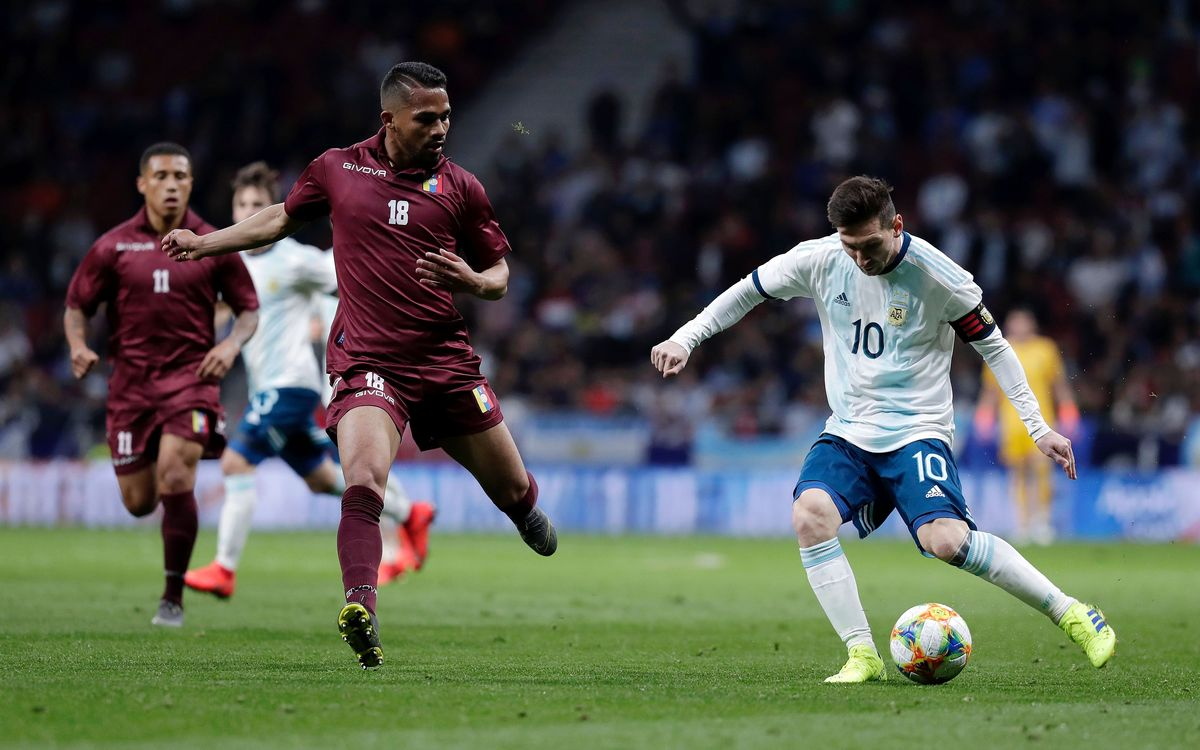
#> input picture 4.Image Oprations with opencv/Messi-jugada.jpg, 1200 x 750 px
$ python face-4.py
#> lines starting #> are read from the running program, lines starting #| are printed output that depends on the picture; after the words box and inside, x2 and y2 are one past the last pixel; in counts of white or black regions, pixels touching at a corner belong together
import cv2
import numpy as np

img = cv2.imread('Messi-jugada.jpg', cv2.IMREAD_COLOR)
#> img is the input picture: shape (750, 1200, 3); mean B, G, R 73, 82.4, 77.5
img[450,450] = [255,255,255]
#> img: shape (750, 1200, 3); under 0.01% of pixels changed, all inside (x1, y1, x2, y2) = (450, 450, 451, 451)
px = img[450,450]
#> px = [255, 255, 255]
print(px)
#| [255 255 255]

# ROI - REGION OF IMAGE

#img[150:1000, 150:1000] = [255,255,255]

# CREATING NEW SUBIMAGE FROM ROI
watch_face = img[45:750, 42: 150]
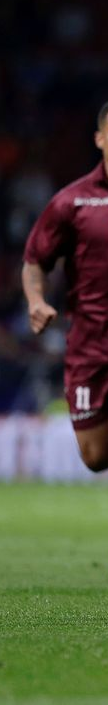
#> watch_face: shape (705, 108, 3); mean B, G, R 53.6, 68.3, 68.3
img[0:705, 0:108] = watch_face
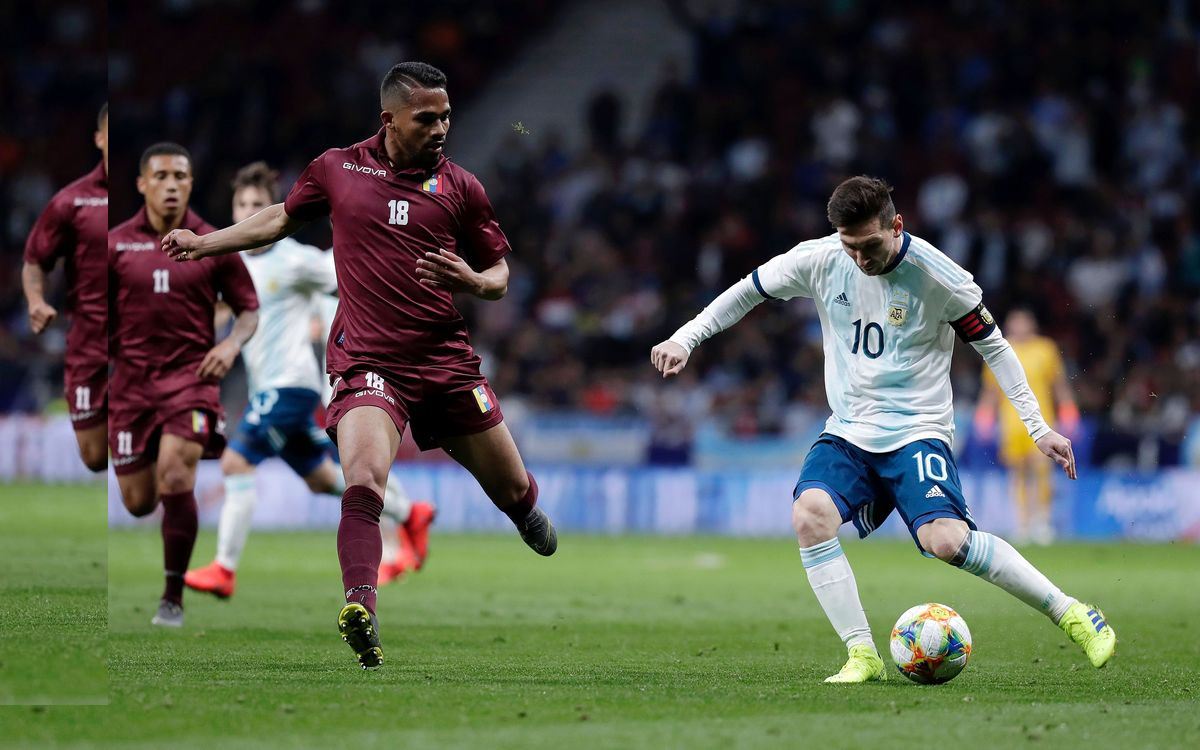
#> img: shape (750, 1200, 3); mean B, G, R 72.9, 82.8, 78.3

cv2.imshow('img',img)
cv2.imshow('imge',watch_face)
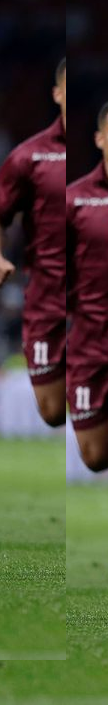
#> window 'imge': shape (705, 108, 3); mean B, G, R 51.9, 70.4, 74.3
cv2.waitKey(0)
cv2.destroyAllWindows()
